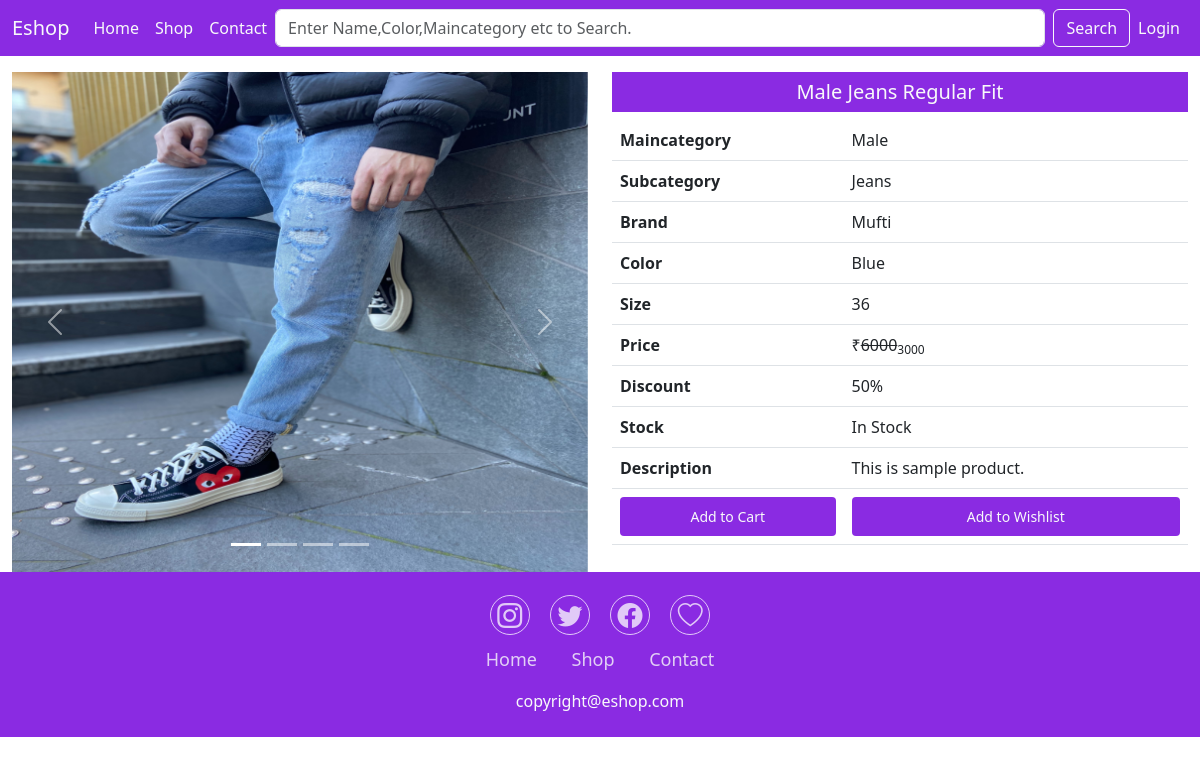
The app's page /single-product/1/ with its own data.
### mainApp/models.py (models this page shows, shortened)
class Product(models.Model):
    id=models.AutoField(primary_key=True)
    name = models.CharField(max_length=50)
    maincategory = models.ForeignKey(Maincategory,on_delete=models.CASCADE)
    subcategory = models.ForeignKey(Subcategory,on_delete=models.CASCADE)
    brand = models.ForeignKey(Brand,on_delete=models.CASCADE)
    color = models.CharField(max_length=20)
    size = models.CharField(max_length=20,default="",null=True,blank=True)
    stock = models.CharField(max_length=20,default="In Stock",null=True,blank=True)
    description=models.TextField()
    baseprice= models.IntegerField()
    discount= models.IntegerField(default=0,null=True,blank=True)
    finalprice= models.IntegerField()
    pic1 = models.ImageField(upload_to="uploads",default="",null=True,blank=True)
    pic2 = models.ImageField(upload_to="uploads",default="",null=True,blank=True)
    pic3 = models.ImageField(upload_to="uploads",default="",null=True,blank=True)
    pic4 = models.ImageField(upload_to="uploads",default="",null=True,blank=True)

class Maincategory(models.Model):
    id=models.AutoField(primary_key=True)
    name = models.CharField(max_length=20)
    def __str__(self):
        return self.name

class Subcategory(models.Model):
    id=models.AutoField(primary_key=True)
    name = models.CharField(max_length=20)
    def __str__(self):
        return self.name

class Brand(models.Model):
    id=models.AutoField(primary_key=True)
    name = models.CharField(max_length=20)
    def __str__(self):
        return self.name

### mainApp/views.py (the view)
# urls.py: path('single-product/<int:id>/',views.singleproduct),
def singleproduct(Request,id):
    data = Product.objects.get(id=id)
    return render(Request,"single-product.html",{"data":data})

### mainApp/templates/single-product.html (shortened to what this page needs)
{% extends 'index.html' %}
{% block content %}
<div class="container-fluid mt-3">
    <div class="row">
        <div class="col-md-6 col-12">
            <div id="carouselExampleIndicators" class="carousel slide">
                <div class="carousel-indicators">
                  <button type="button" data-bs-target="#carouselExampleIndicators" data-bs-slide-to="0" class="active" aria-current="true" aria-label="Slide 1"></button>
                  <button type="button" data-bs-target="#carouselExampleIndicators" data-bs-slide-to="1" aria-label="Slide 2"></button>
                  <button type="button" data-bs-target="#carouselExampleIndicators" data-bs-slide-to="2" aria-label="Slide 3"></button>
                  <button type="button" data-bs-target="#carouselExampleIndicators" data-bs-slide-to="3" aria-label="Slide 4"></button>
                </div>
                <div class="carousel-inner">
                  <div class="carousel-item active">
                    <img src="{{data.pic1.url}}" height="500px" class="d-block w-100" alt="...">
                  </div>
                </div>
                <button class="carousel-control-prev" type="button" data-bs-target="#carouselExampleIndicators" data-bs-slide="prev">
                  <span class="carousel-control-prev-icon" aria-hidden="true"></span>
                </button>
                <button class="carousel-control-next" type="button" data-bs-target="#carouselExampleIndicators" data-bs-slide="next">
                  <span class="carousel-control-next-icon" aria-hidden="true"></span>
                </button>
              </div>
        </div>
        <div class="col-md-6 col-12">
       <h5 class="background text-light text-center p-2 ">{{data.name}}</h5>
       <div class="table-responsive">
       <table class="table">
        <tr>
            <th>Maincategory</th>
            <td>{{data.maincategory}}</td>
        </tr>
        <tr>
            <th>Subcategory</th>
            <td>{{data.subcategory}}</td>
        </tr>
        <tr>
            <th>Brand</th>
            <td>{{data.brand}}</td>
        </tr>
        <tr>
            <th>Color</th>
            <td>{{data.color}}</td>
        </tr>
        <tr>
            <th>Size</th>
            <td>{{data.size}}</td>
        </tr>
        <tr>
            <th>Price</th>
            <td>&#8377;<del>{{data.baseprice}}</del><sub>{{data.finalprice}}</sub></td>
        </tr>
        <tr>
            <th>Discount</th>
            <td>{{data.discount}}%</td>
        </tr>
        <tr>
            <th>Stock</th>
            <td>{{data.stock}}</td>
        </tr>
        <tr>
            <th>Description</th>
            <td>{{data.description}}</td>
        </tr>
        <tr>
          <th><a href="/add-to-cart/{{data.id}}" class="background btn text-center text-light p-2 w-100 mybtn btn-sm ">Add to Cart</a></th>
          <td><a href="/add-to-wishlist/{{data.id}}" class="background btn text-center text-light p-2 w-100 mybtn btn-sm">Add to Wishlist</a></td>
      </tr>
       </table>
    </div>
        </div>
    </div>
</div>
{% endblock %}

### mainApp/static/css/style.css (style rules this page uses)
* { margin: 0; padding: 0; }
.background { background-color: blueviolet; }

### records on screen
Product: pic1 (picture), name "Male Jeans Regular Fit", maincategory "Male", subcategory "Jeans", brand "Mufti", color "Blue", size "36", baseprice "6000", finalprice "3000", discount "50", stock "In Stock", description "This is sample product."
